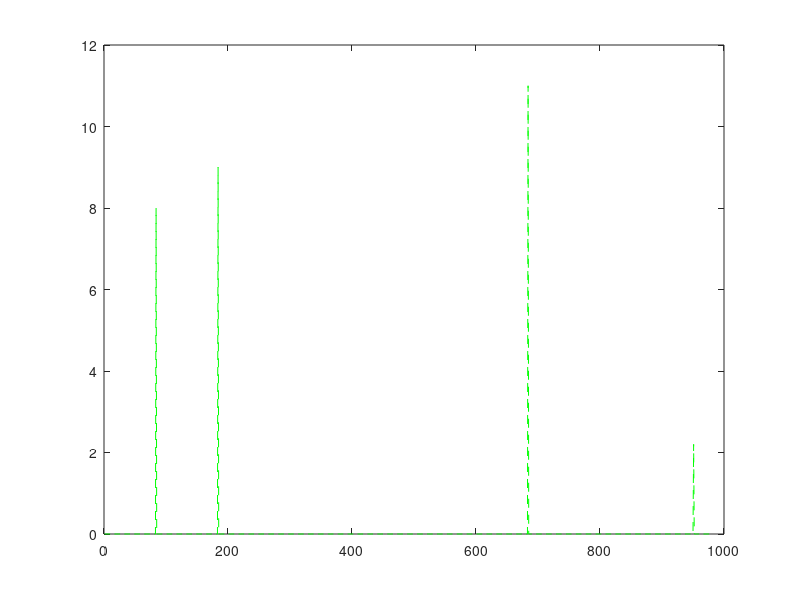
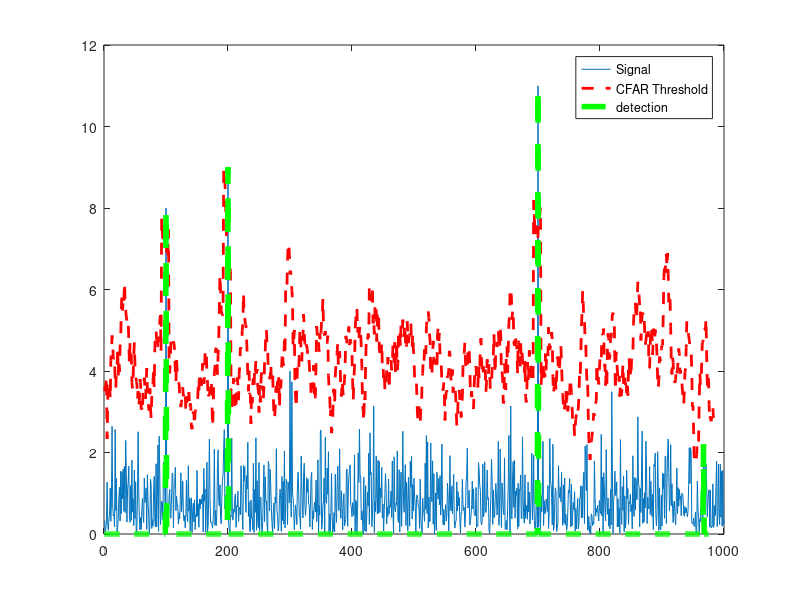

Source code (MATLAB) for these figures, in order:
% Implement 1D CFAR using lagging cells on the given noise and target scenario.

% Close and delete all currently open figures
close all;

% Data_points
Ns = 1000;

% Generate random noise
s=abs(randn(Ns,1));

%Targets location. Assigning bin 100, 200, 300 and 700 as Targets with the amplitudes of 8, 9, 4, 11.
s([100 ,200, 300, 700])=[8 9 4 11];


%plot the output
plot(s);

% TODO: Apply CFAR to detect the targets by filtering the noise.

% 1. Define the following:
% 1a. Training Cells
% 1b. Guard Cells 
T = 12;
G = 4;

% Offset : Adding room above noise threshold for desired SNR 
offset=5;

% Vector to hold threshold values 
threshold_cfar = [];

%Vector to hold final signal after thresholding
signal_cfar = [];

% 2. Slide window across the signal length
for i = 1:(Ns-(G+T+1))     
    % 2. - 5. Determine the noise threshold by measuring it within the training cells
    noise_level = sum (s(i:i+T-1));
    threshold = (noise_level / T) * offset;
    threshold_cfar = [threshold_cfar, {threshold}];

    % 6. Measuring the signal within the CUT
    signal = s(i + T + G);

    % 8. Filter the signal above the threshold
    if (signal<threshold)
        signal = 0;
    end

    signal_cfar = [signal_cfar, {signal}];
end




% plot the filtered signal
plot (cell2mat(signal_cfar),'g--');

% plot original sig, threshold and filtered signal within the same figure.
figure,plot(s);
hold on,plot(cell2mat(circshift(threshold_cfar,G)),'r--','LineWidth',2)
hold on, plot (cell2mat(circshift(signal_cfar,(T+G))),'g--','LineWidth',4);
legend('Signal','CFAR Threshold','detection')